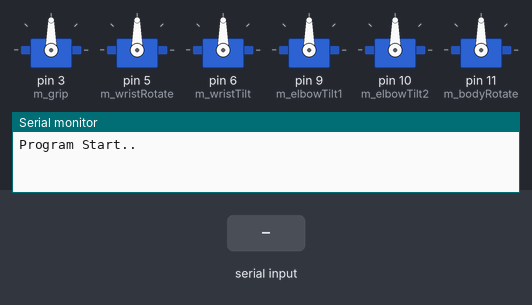
Recording of a sketch running on a simulated Arduino Uno, built with avr-gcc and run on an emulated ATmega328P. Shown: 6 × servo, the last lines printed to the serial monitor. The inputs (shaded band) are chosen by the test bench.

Above: at 3.9 s.
4.0 s: "90,45,200,10\n" received over Serial
At 6.8 s:
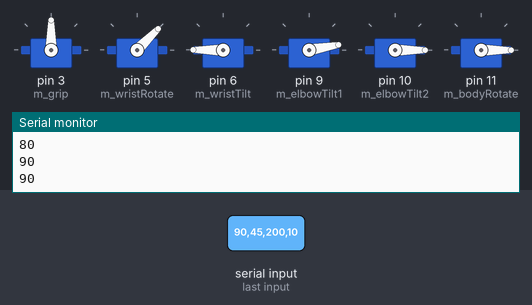
7.0 s: "30,150,10,200\n" received over Serial
At 9.4 s:
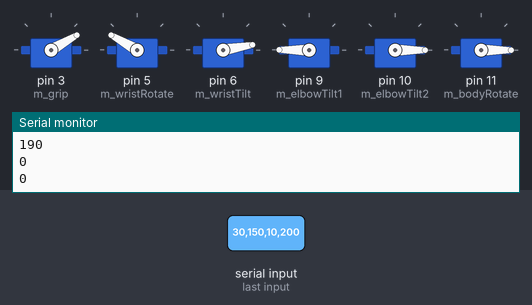
10.0 s: "90,45,200,10,150,30\n" received over Serial
At 10.5 s:
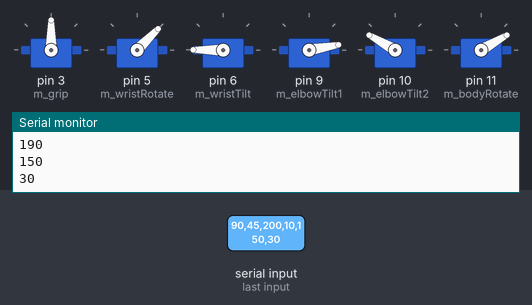
11.5 s: "30,150,10,200,45,90\n" received over Serial
At 12.8 s:
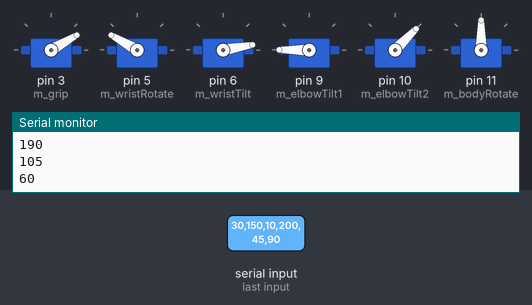
Timing chart, 0 to 19.5 s (numbered marks = the images above; inputs shaded):
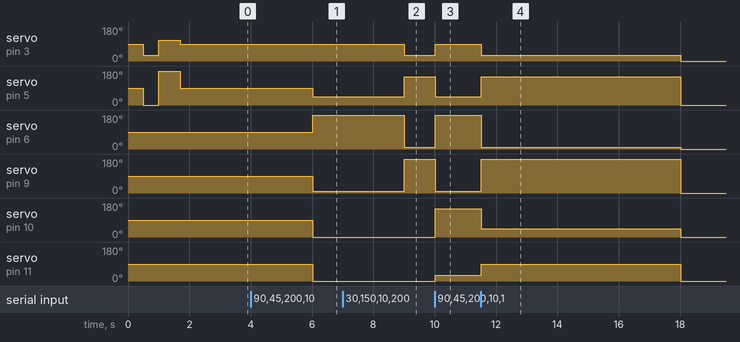

Measured:
- after the input at 4.0 s, servo on pin 5 (m_wristRotate): 90° → 45° after 2.0 s; servo on pin 6 (m_wristTilt): 90° → 180° after 2.0 s; servo on pin 9 (m_elbowTilt1): 90° → 10° after 2.0 s; servo on pin 10 (m_elbowTilt2), servo on pin 11 (m_bodyRotate): 90° → 0° after 2.0 s
- after the input at 7.0 s, servo on pin 3 (m_grip): 90° → 30° after 2.0 s; servo on pin 5 (m_wristRotate): 45° → 150° after 2.0 s; servo on pin 6 (m_wristTilt): 180° → 10° after 2.0 s; servo on pin 9 (m_elbowTilt1): 10° → 180° after 2.0 s
- after the input at 10.0 s, servo on pin 3 (m_grip): 30° → 90° at once; servo on pin 5 (m_wristRotate): 150° → 45° at once; servo on pin 6 (m_wristTilt): 10° → 180° at once; servo on pin 9 (m_elbowTilt1): 180° → 10° at once; servo on pin 10 (m_elbowTilt2): 0° → 150° at once
- after the input at 11.5 s, servo on pin 3 (m_grip): 90° → 30° at once, → 0° 6.5 s later; servo on pin 5 (m_wristRotate): 45° → 150° at once, → 0° 6.5 s later

The sketch:

1._6axisRobotArm1.ino
```cpp
//Fast Motion

#include <Servo.h>

Servo m_grip; // 30: 그립 최대로 열기, 110: 그립 최대로 닫기, 동작 범위 벗어나지 않도록.
Servo m_wristRotate; // CW 0 ~ CCW180
Servo m_wristTilt; // 앞 0 ~ 뒤 180
Servo m_elbowTilt1; // 앞 180 ~ 뒤 0
Servo m_elbowTilt2; // 앞 180 ~ 뒤 0
Servo m_bodyRotate; // CW 0 ~ CCW180

int val_grip = 90;
int val_wristRotate = 90;
int val_wristTilt = 90;
int val_elbowTilt1 = 90;
int val_elbowTilt2 = 90;
int val_bodyRotate = 90;

int t_val_grip = 0;
int t_val_wristRotate = 0;
int t_val_wristTilt = 0;
int t_val_elbowTilt1 = 0;
int t_val_elbowTilt2 = 0;
int t_val_bodyRotate = 0;

int dist_val_grip = 0;
int dist_val_wristRotate = 0;
int dist_val_wristTilt = 0;
int dist_val_elbowTilt1 = 0;
int dist_val_elbowTilt2 = 0;
int dist_val_bodyRotate = 0;

int initialPosition = 90;

void setup() {
  m_grip.attach(3);
  m_wristRotate.attach(5);
  m_wristTilt.attach(6);
  m_elbowTilt1.attach(9);
  m_elbowTilt2.attach(10);
  m_bodyRotate.attach(11);

  //Openning
  m_grip.write(initialPosition);
  m_wristRotate.write(initialPosition);
  m_wristTilt.write(initialPosition);
  m_elbowTilt1.write(initialPosition);
  m_elbowTilt2.write(initialPosition);
  m_bodyRotate.write(initialPosition);
  delay(500);
  m_grip.write(30);
  m_wristRotate.write(0);
  delay(500);
  m_grip.write(110);
  m_wristRotate.write(180);
  delay(700);

  //Initialize
  m_grip.write(initialPosition);
  m_wristRotate.write(initialPosition);
  m_wristTilt.write(initialPosition);
  m_elbowTilt1.write(initialPosition);
  m_elbowTilt2.write(initialPosition);
  m_bodyRotate.write(initialPosition);
  delay(1000);

  Serial.begin(9600);
  Serial.println("Program Start..");
}

void loop() {

}

void serialEvent() {
  t_val_grip = val_grip;
  t_val_wristRotate = val_wristRotate;
  t_val_wristTilt = val_wristTilt;
  t_val_elbowTilt1 = val_elbowTilt1;
  t_val_elbowTilt2 = val_elbowTilt2;
  t_val_bodyRotate = val_bodyRotate;

  if(Serial.available()){
    val_grip = Serial.parseInt();
    val_wristRotate = Serial.parseInt();
    val_wristTilt = Serial.parseInt();
    val_elbowTilt1 = Serial.parseInt();
    val_elbowTilt2 = Serial.parseInt();
    val_bodyRotate = Serial.parseInt();
  }
  Serial.println(val_grip);
  Serial.println(val_wristRotate);
  Serial.println(val_wristTilt);
  Serial.println(val_elbowTilt1);
  Serial.println(val_elbowTilt2);
  Serial.println(val_bodyRotate);

  dist_val_grip = t_val_grip - val_grip;
  dist_val_wristRotate = t_val_wristRotate - val_wristRotate;
  dist_val_wristTilt = t_val_wristTilt - val_wristTilt;
  dist_val_elbowTilt1 = t_val_elbowTilt1 - val_elbowTilt1;
  dist_val_elbowTilt2 = t_val_elbowTilt2 - val_elbowTilt2;
  dist_val_bodyRotate = t_val_bodyRotate - val_bodyRotate;

  dist_val_grip = abs(dist_val_grip);
  dist_val_wristRotate = abs(dist_val_wristRotate);
  dist_val_wristTilt = abs(dist_val_wristTilt);
  dist_val_elbowTilt1 = abs(dist_val_elbowTilt1);
  dist_val_elbowTilt2 = abs(dist_val_elbowTilt2);
  dist_val_bodyRotate = abs(dist_val_bodyRotate);

  Serial.println(dist_val_grip);
  Serial.println(dist_val_wristRotate);
  Serial.println(dist_val_wristTilt);
  Serial.println(dist_val_elbowTilt1);
  Serial.println(dist_val_elbowTilt2);
  Serial.println(dist_val_bodyRotate);

    test(val_grip, val_wristRotate, val_wristTilt, val_elbowTilt1, val_elbowTilt2,val_bodyRotate);
    // 똑바로 세우기 : 90 90 90 90 90 90
    // 기본자세 : 90 90 150 0 30 90
}


void test(int _val_grip, int _val_wristRotate, int _val_wristTilt, int _val_elbowTilt1, int _val_elbowTilt2, int _val_bodyRotate) {

  m_grip.write(_val_grip);
  m_wristRotate.write(_val_wristRotate);
  m_wristTilt.write(_val_wristTilt);
  m_elbowTilt1.write(_val_elbowTilt1);
  m_elbowTilt2.write(_val_elbowTilt2);
  m_bodyRotate.write(_val_bodyRotate);
  delay(500);
}
```
